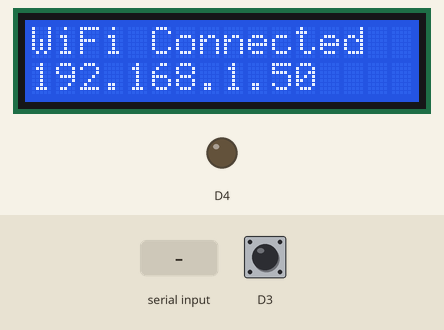
This sketch was run on a simulated ESP8266 (NodeMCU). Parts: 16×2 character LCD, output pins drawn as LEDs (lit = HIGH). Dashed ring = blinking. The test bench sets the inputs (shaded band); at power-on: D3 HIGH. WiFi joins after 1.5 s; servers stay silent unless stated; the modem accepts every AT command (registered, SIM ready, sends succeed) and sends nothing else; what the sketch prints to the serial monitor is not drawn.

Above: at 2.2 s.
At 4.3 s:
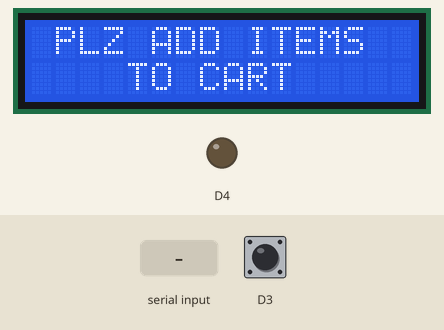
4.4 s: "1F00500B4501" received over Serial
At 5.4 s:
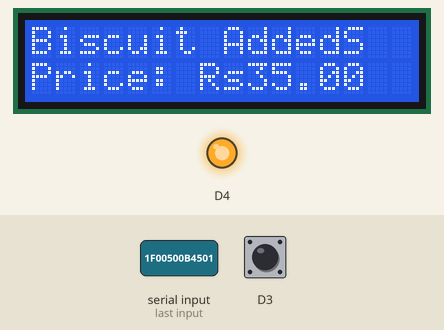
7.4 s: "54006DD99575" received over Serial
At 8.5 s:
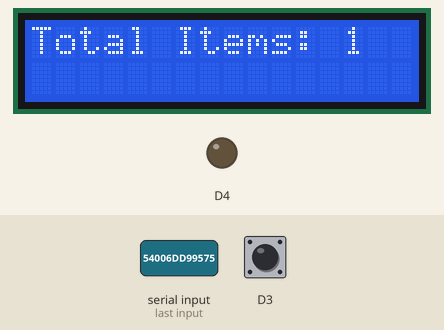
13.4 s: "1F004D159ED9" received over Serial
16.4 s: "1F004D5F2C21" received over Serial
19.4 s: "1F004D542F29" received over Serial
22.4 s: "1F00500B4501" received over Serial
At 25.8 s:
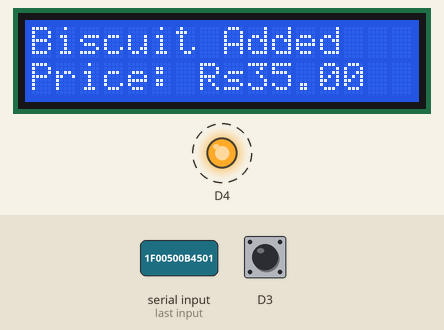
Timing chart, 0 to 28.5 s (numbered marks = the images above; inputs shaded):
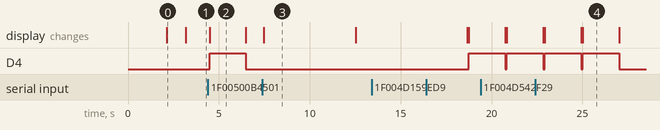

Measured:
- after the input at 4.4 s, D4: LOW → HIGH after 0.09 s, → LOW 2.0 s later; the display: changes after 0.09 s (image 2)
- after the input at 7.4 s, the display: changes after 0.08 s (image 3)
- after the input at 13.4 s, every drawn part: stays the same
- after the input at 22.4 s, the display: first differs from a run without the input after 2.6 s (image 4)
- what the display in image 0 shows lasts 1.1 s, from 2.1 s to 3.2 s
- what the display in image 2 shows lasts 2.0 s, from 4.5 s to 6.5 s
- what the display in image 3 shows lasts 5.0 s, from 7.5 s to 12.5 s

The sketch:

sketch_mar22b.ino
```cpp
#include <ESP8266WiFi.h>
#include <WiFiClient.h>
#include <ESP8266WebServer.h>
#include <LiquidCrystal_I2C.h>
#include <Wire.h>
#include <SoftwareSerial.h>

LiquidCrystal_I2C lcd(0x27, 16, 2);
SoftwareSerial SIM900(D6, D5); // RX, TX

const char* ssid = "SMART CART";
const char* password = "smart@cart123";

ESP8266WebServer server(80);

char input[12];
int count = 0;

int p1 = 0, p2 = 0, p3 = 0, p4 = 0;
int stock[4] = {5, 5, 5, 5}; // Initial stock levels for each product

double total = 0;
int count_prod = 0;

const String shopkeeperNumber = "+918905749182"; // Shopkeeper's phone number
const String customerNumber = "+916377474438";   // Customer's phone number

void setup() {
  pinMode(D3, INPUT_PULLUP);
  pinMode(D4, OUTPUT);

  Serial.begin(9600);
  SIM900.begin(9600);
  WiFi.begin(ssid, password);
  Wire.begin(D2, D1);
  lcd.begin();
  lcd.backlight();
  lcd.setCursor(0, 0);
  lcd.print("   WELCOME TO       ");
  lcd.setCursor(0, 1);
  lcd.print("   SMART CART       ");

  delay(2000);
  lcd.clear();

  while (WiFi.status() != WL_CONNECTED) {
    delay(500);
    lcd.setCursor(0, 0);
    lcd.print("WiFi Connecting...  ");
  }
  Serial.println(WiFi.localIP());
  lcd.setCursor(0, 0);
  lcd.print("WiFi Connected");
  lcd.setCursor(0, 1);
  lcd.print(WiFi.localIP());
  delay(1000);

  lcd.setCursor(0, 0);
  lcd.print(" PLZ ADD ITEMS     ");
  lcd.setCursor(0, 1);
  lcd.print("    TO CART          ");

  setupWebServer();

  server.begin();
}

void setupWebServer() {
  server.on("/", []() {
    String webpage = "<!DOCTYPE html><html lang='en'><head><meta charset='UTF-8'><title>Smart Shopping Cart</title>";
    webpage += "<style>body{font-family: 'Arial', sans-serif; background-color: #f0f0f0; color: #333;}";
    webpage += "table{width: 50%; margin: 20px auto; border-collapse: collapse;}";
    webpage += "th, td {border: 1px solid #ccc; padding: 10px; text-align: left;}";
    webpage += "th {background-color: #4CAF50; color: white;}";
    webpage += "tr:nth-child(even) {background-color: #f2f2f2;}</style></head><body>";
    webpage += "<h1 style='text-align:center;'>Smart Shopping Cart</h1>";
    webpage += "<table><tr><th>Item</th><th>Quantity</th><th>Price</th></tr>";
    webpage += "<tr><td>Biscuits</td><td>" + String(p1) + "</td><td>₹" + String(p1 * 35) + "</td></tr>";
    webpage += "<tr><td>Soap</td><td>" + String(p2) + "</td><td>₹" + String(p2 * 38) + "</td></tr>";
    webpage += "<tr><td>Rice (1KG)</td><td>" + String(p3) + "</td><td>₹" + String(p3 * 55) + "</td></tr>";
    webpage += "<tr><td>Tea (50g)</td><td>" + String(p4) + "</td><td>₹" + String(p4 * 45) + "</td></tr>";
    webpage += "<tr><td colspan='2'>Total</td><td>₹" + String(total) + "</td></tr></table></body></html>";
    server.send(200, "text/html", webpage);
  });
}

void loop() {
  int a = digitalRead(D3);
  if (Serial.available()) {
    count = 0;
    while (Serial.available() && count < 12) {
      input[count] = Serial.read();
      count++;
      delay(5);
    }
    if (count == 12) {
      if ((strncmp(input, "1F00500B4501", 12) == 0) && (a == 1)) {
        processItem("Biscuit", 35.00, 0, &p1);
      } else if ((strncmp(input, "1F004D159ED9", 12) == 0) && (a == 1)) {
        processItem("Soap", 38.00, 1, &p2);
      } else if ((strncmp(input, "1F004D5F2C21", 12) == 0) && (a == 1)) {
        processItem("Rice(1KG)", 55.00, 2, &p3);
      } else if ((strncmp(input, "1F004D542F29", 12) == 0) && (a == 1)) {
        processItem("Tea(50g)", 45.00, 3, &p4);
      } else if (strncmp(input, "54006DD99575", 12) == 0) {
        sendTotalSMSAndReset();
      }
    }
    updateCosts();
  }
  server.handleClient();
}

void processItem(String item, double price, int index, int *productCounter) {
  if (stock[index] > 0) {
    lcd.setCursor(0, 0);
    lcd.print(item + " Added");
    lcd.setCursor(0, 1);
    lcd.print("Price: Rs" + String(price));
    digitalWrite(D4, HIGH);
    delay(2000);
    (*productCounter)++;
    total += price;
    stock[index]--;
    digitalWrite(D4, LOW);
    lcd.clear();

    if (stock[index] == 0) {
      sendOutOfStockSMS(item);
    }
  } else {
    sendOutOfStockSMS(item);
  }
}

void sendOutOfStockSMS(String item) {
  sendSMS(shopkeeperNumber, item + " is out of stock!");
  lcd.setCursor(0, 0);
  lcd.print(item.substring(0, 8));
  lcd.setCursor(0, 1);
  lcd.print("Out of Stock");
  delay(2000);
  lcd.clear();
}

void sendTotalSMSAndReset() {
  lcd.clear();
  lcd.setCursor(0, 0);
  lcd.print("Total Items: " + String(p1 + p2 + p3 + p4));
  delay(5000);
  lcd.clear();
  lcd.setCursor(0, 0);
  lcd.print("   Thank you        ");
  lcd.setCursor(0, 1);
  lcd.print("  for Shopping!        ");
  sendSMS(customerNumber, "Total bill: Rs" + String(total)); // Sending total bill to customer
  digitalWrite(D4, LOW);
  delay(2000);
  lcd.clear();
  lcd.setCursor(0, 0);
  lcd.print(" PLZ ADD ITEMS     ");
  lcd.setCursor(0, 1);
  lcd.print("    TO CART          ");
  total = 0;
  stock[0] = stock[1] = stock[2] = stock[3] = 5;  // Resetting stock levels
  p1 = p2 = p3 = p4 = 0;  // Resetting product quantities
}

void updateCosts() {
  // Recalculating costs after any transaction
}

void sendSMS(String number, String message) {
  SIM900.print("AT+CMGF=1\r");
  delay(1000);
  SIM900.print("AT + CMGS = \"");
  SIM900.print(number);
  SIM900.println("\"");
  delay(1000);
  SIM900.println(message);
  delay(1000);
  SIM900.println((char)26);
  delay(1000);
  SIM900.println();
  delay(100);
}
```
